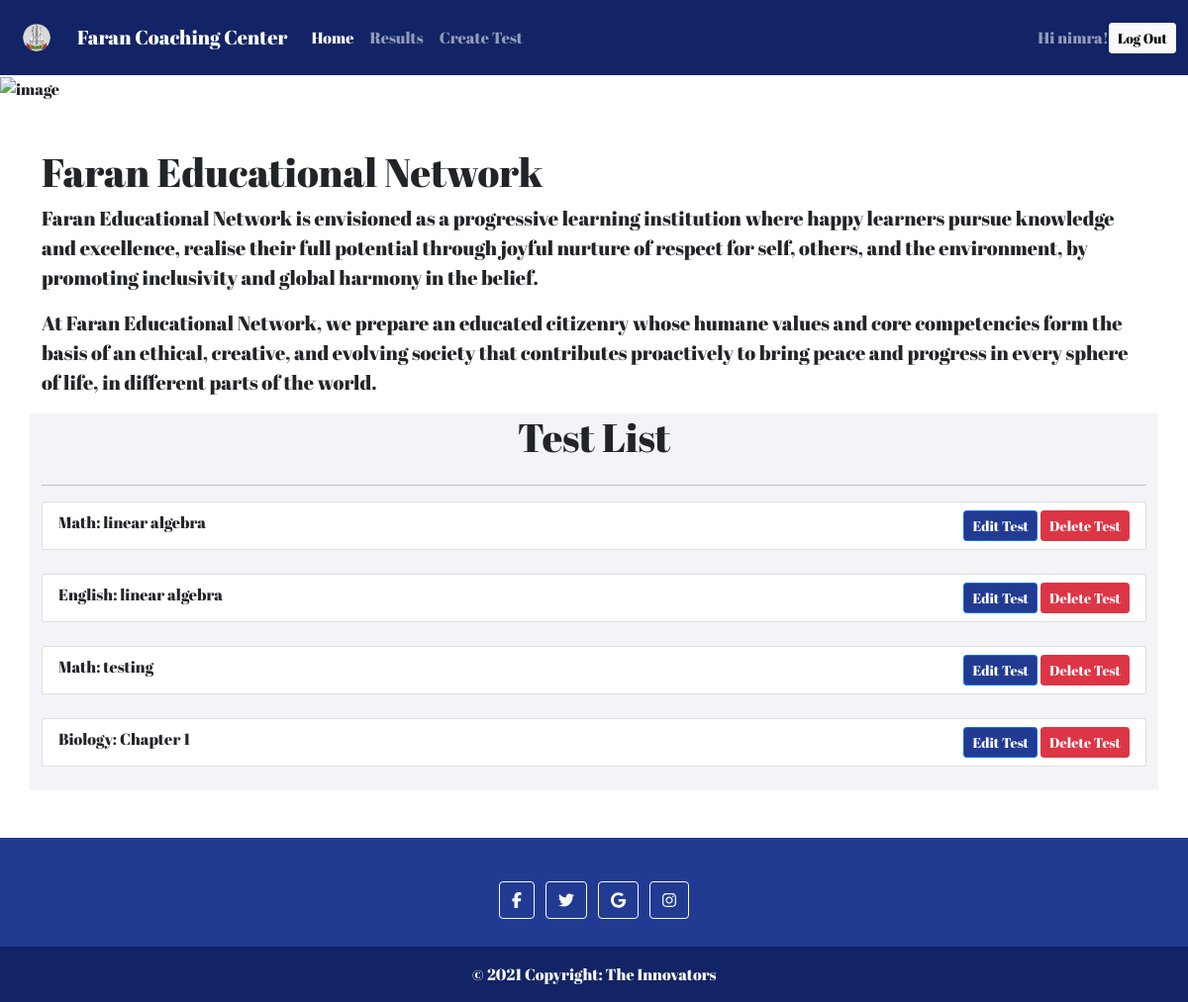
The app's page / (signed in) with its own data.
### mcqs/models.py (models this page shows, shortened)
class Test(models.Model):
    name = models.CharField(max_length=120)
    topic = models.CharField(max_length=500)
    number_of_questions = models.IntegerField()
    time = models.IntegerField()
    passing_score = models.IntegerField()
    created_by = models.ForeignKey(User, on_delete=models.CASCADE)
    created_date_time = models.DateTimeField(auto_now=False, auto_now_add=False, default=timezone.now)

### mcqs/views.py (the view)
# urls.py: path('', views.TestListView.as_view(), name='main-view'),
class TestListView(ListView):
    model = Test
    template_name = 'mcqs/main.html'

### mcqs/templates/mcqs/main.html (shortened to what this page needs)
{% extends "base.html" %}
{% load static %}
{% block content %}
<div class="container" id="intro">
  <h1 class="mt-5">Faran Educational Network</h1>
  <p class="lead">Faran Educational Network is envisioned as a progressive learning institution where happy learners pursue knowledge and excellence, realise their full potential through joyful nurture of respect for self, others, and the environment,
    by promoting inclusivity and global harmony in the belief. </p>
    <p class="lead">At Faran Educational Network, we prepare an educated citizenry whose humane values and core competencies form the basis of an ethical, creative, and evolving society that contributes proactively to bring peace and progress in every sphere of life, in different parts of the world. </p>
</div>
<div class="container mycontainer mb-5" style="background-color: #F3F4F7;">
<div class="row">
  <div class="col text-center">
    <h1>Test List</h1>
  </div>
</div>
<hr>
{% if not object_list %}
<h4>No Test found</h4>
{% else %}
  {% if user.is_superuser %}
  {% for obj in object_list %}
  <div class="list-group">
    <div class="list-group-item">
      <div class="row">
        <div class="col">
          <a>{{obj.name}}: {{obj.topic}}</a>
        </div>
        <div class="col text-end">
          <a class="btn btn-primary btn-sm" href="{% url 'mcqs:test_edit' pk=obj.pk %}">Edit Test</a>
          <a class="btn btn-danger btn-sm" href="{% url 'mcqs:test_delete' pk=obj.pk %}">Delete Test</a>
        </div>
      </div>
    </div>
      <br>
  </div>
  {% endfor %}
  {% endif %}
{% endif %}
</div>
{% endblock content %}

### templates/base.html (shortened to what this page needs)
{% load static %}
<!doctype html>
<html lang="en" class="h-100">
  <head>
    <link href="https://cdn.jsdelivr.net/npm/bootstrap@5.0.1/dist/css/bootstrap.min.css" rel="stylesheet">
    <link rel="stylesheet" href={% static 'style.css' %}>
  </head>
  <body class="d-flex flex-column h-100">
    <header>
      <nav class="navbar navbar-expand-lg navbar-dark" style="background-color: #122465;">
      <div class="container-fluid">
        <a class="navbar-brand" href="{% url 'mcqs:main-view' %}">
          <img src="{% static 'images/faran-logo.png' %}" alt="" width="50" height="50">
        </a>
        <a class="navbar-brand" href="{% url 'mcqs:main-view' %}">Faran Coaching Center</a>
        <div class="collapse navbar-collapse" id="navbarText">
          <ul class="navbar-nav me-auto mb-2 mb-lg-0">
            <li class="nav-item">
              <a class="nav-link active" aria-current="page" href="{% url 'mcqs:main-view' %}">Home</a>
            </li>
            <li class="nav-item">
              {% if user.is_superuser %}
                <a class="nav-link" href="{% url 'mcqs:result-view' %}">Results</a>
              {% else %}
                <a class="nav-link" href="{% url 'mcqs:user-result-view' %}">Results</a>
              {% endif %}
            </li>
            {% if user.is_superuser %}
            <li class="nav-item">
              <a class="nav-link" href="{% url 'mcqs:test_new' %}">Create Test</a>
              </li>
            {% endif %}
          </ul>
          {% if user.is_authenticated %}
          <span class="navbar-text">
            Hi {{ user.username }}!
          </span>
            <a class="btn btn-light btn-sm" href="{% url 'logout' %}">Log Out</a>
          {% else %}
            <a class="btn btn-light btn-sm" href="{% url 'login' %}">Log In</a>
          {% endif %}
        </div>
      </div>
    </nav>
    </header>
<main class="flex-shrink-0">
    <img src="{% static 'images/back_image.jpg' %}" class="img-fluid" alt="image" style="height: 550px; width: 100%;">
    {% block content %}
    {% endblock content %}
</main>
<footer class="footer mt-auto py-3 text-center text-white pb-0"  style="background-color: #223B92;">
<div class="container p-4 pb-0">
<section class="mb-4">
  <a class="btn btn-outline-light btn-floating m-1" href="https://www.facebook.com/ThePinnacleCollege/" role="button"
    ><i class="fab fa-facebook-f"></i
  ></a>
  <a class="btn btn-outline-light btn-floating m-1" href="https://twitter.com/adeelrao256" role="button"
    ><i class="fab fa-twitter"></i
  ></a>
  <a class="btn btn-outline-light btn-floating m-1" href="https://play.google.com/store/apps/details?id=com.kambohcomputingservices.parentsportal.pinnacle_college_karachi&hl=en&gl=US" role="button"
    ><i class="fab fa-google"></i
  ></a>
  <a class="btn btn-outline-light btn-floating m-1" href="https://www.instagram.com/thepinnaclecollege/" role="button"
    ><i class="fab fa-instagram"></i
  ></a>
</section>
</div>
<div class="text-center p-3 mb-0" style="background-color: #122465;">
© 2021 Copyright: The Innovators
</div>
</footer>
</body>
</html>

### templates/base.html (style rules this page uses)
body { font-family: 'myfont'; }
.btn-primary { background-color: #223B92; }

### records on screen
Test: name "Math", topic "linear algebra"
Test: name "English", topic "linear algebra"
Test: name "Math", topic "testing"
Test: name "Biology", topic "Chapter 1"

### other values on screen
{{ user.username }} "nimra"
